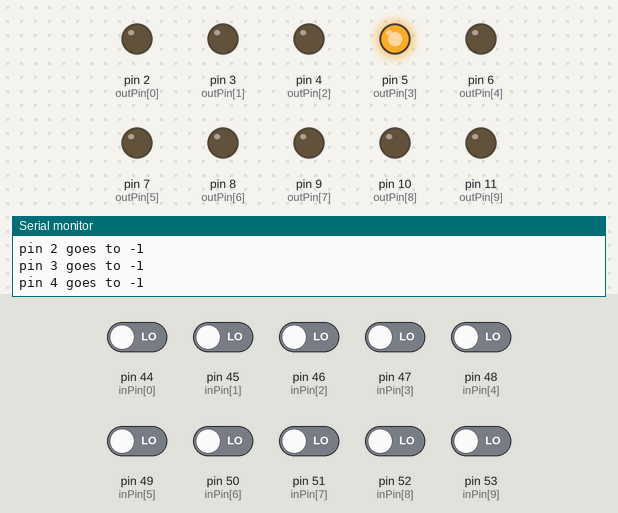
This sketch was run on a simulated Arduino Mega 2560, built with avr-gcc and run on an emulated ATmega2560. On the bench: output pins drawn as LEDs (lit = HIGH), the last lines printed to the serial monitor. The test bench sets the inputs (shaded band); at power-on: pin 44 (inPin[0]), pin 45 (inPin[1]), pin 46 (inPin[2]), pin 47 (inPin[3]), pin 48 (inPin[4]), pin 49 (inPin[5]), pin 50 (inPin[6]), pin 51 (inPin[7]), pin 52 (inPin[8]), pin 53 (inPin[9]) LOW.

Above: at 3.8 s.
3.9 s: pin 44 (inPin[0]) driven HIGH
At 4.5 s:
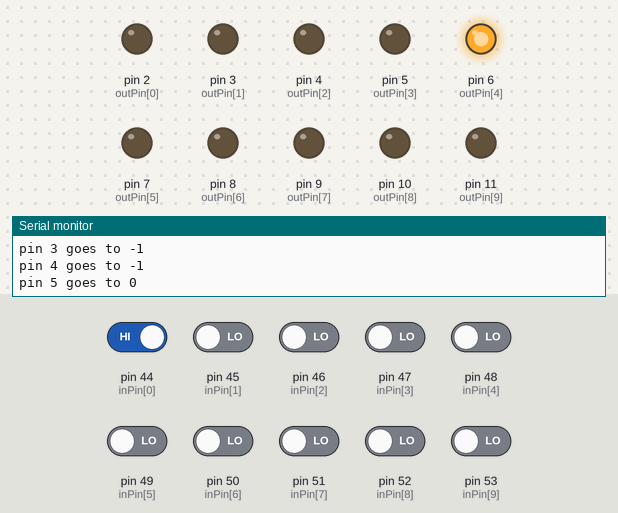
9.5 s: pin 45 (inPin[1]) driven HIGH
At 11.0 s:
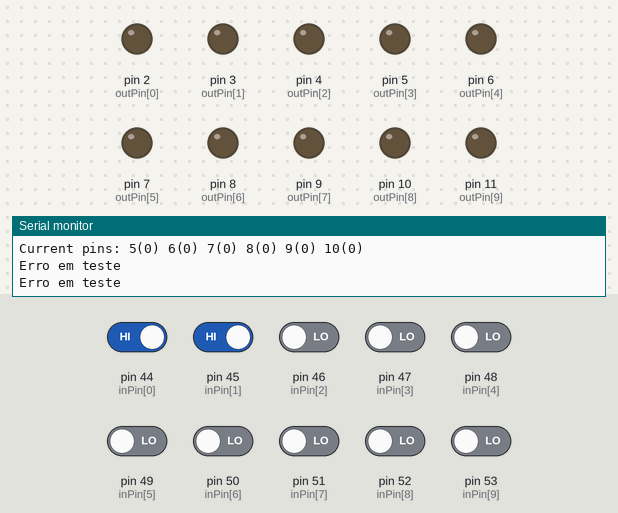
Timing chart, 0 to 12.5 s (numbered marks = the images above; inputs shaded):
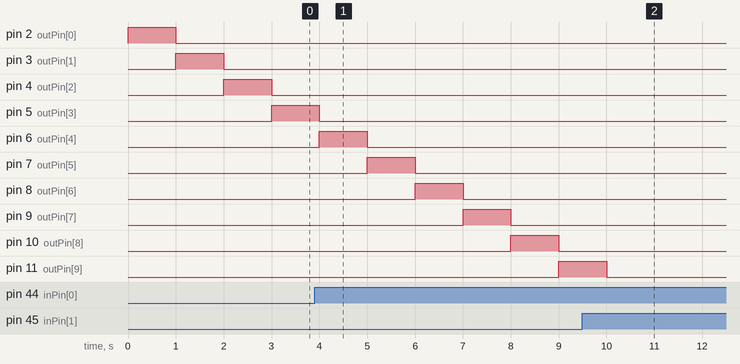

The sketch:

inp.ino
```cpp
int qntPins = 10;
int inPin[] = {44, 45, 46, 47, 48, 49, 50, 51, 52, 53};
int outPin[] = {2,3,4,5,6,7,8,9,10,11};
int mapper[] = {0,0,0,0,0,0,0,0,0,0};
#define UPPER_VOLTAGE 950
#define LOWER_VOLTAGE 74
void setup() {
  Serial.begin(9600);
  analogReference(DEFAULT);
  for(int i=0;i<qntPins;i++){
    pinMode(inPin[i], INPUT);
    pinMode(outPin[i], OUTPUT);
  }
  int correctPins = 0;
  for(int i=0;i<qntPins;i++){
    digitalWrite(outPin[i],1);
    delay(1000);
    int which = -1;
    for(int j=0;j<qntPins;j++){
        int value = digitalRead(inPin[j]);
        if(value) {
          if(which != -1) {
            which = -1;
            break;
          }
          which = j;
        }
    }
    digitalWrite(outPin[i],0);
    Serial.println("pin " + String(outPin[i]) + " goes to "+ String(which));
    if(which == -1) {
      outPin[i] = -1;
      correctPins--;
    }
    correctPins++;
    mapper[i] = which;
  }
  if(correctPins==0){
    for(;;){
        Serial.println("Erro ao mapear");
        delay(1000);
    }
  }
  for(int i=0;i<qntPins;i++){
    if(outPin[i] != -1) continue;
    for(int j = i+1;j<qntPins;j++){
      if(outPin[j] != -1){
        outPin[i] = outPin[j];
        mapper[i] = mapper[j];
        outPin[j] = -1;
        break;
      }
    }
  }
  qntPins = correctPins;
  Serial.print("Current pins: ");
  for(int i=0;i<qntPins;i++){
    Serial.print(String(outPin[i]) + "("+String(mapper[i])+") ");
  }
  Serial.println();
}

void loop() {
    bool error = false;
    for(int mask=0;!error && mask< (1<<qntPins);mask++){
        //Serial.print("Out: ");
        for(int i=0;i<qntPins;i++){
            if(outPin[i] == -1) continue;
            int value = !!(mask&(1<<i));
            digitalWrite(outPin[i], value);
            //Serial.print(char('0'+value));
            int inVal = digitalRead(inPin[mapper[i]]);
            if(inVal != value){
                error = true;
                break;
            }
        }
    }
    if(error){
        for(;;){
            Serial.println("Erro em teste");
            delay(100);
            Serial.println("Erro em teste");
            delay(1000);
        }
    }
}
```
